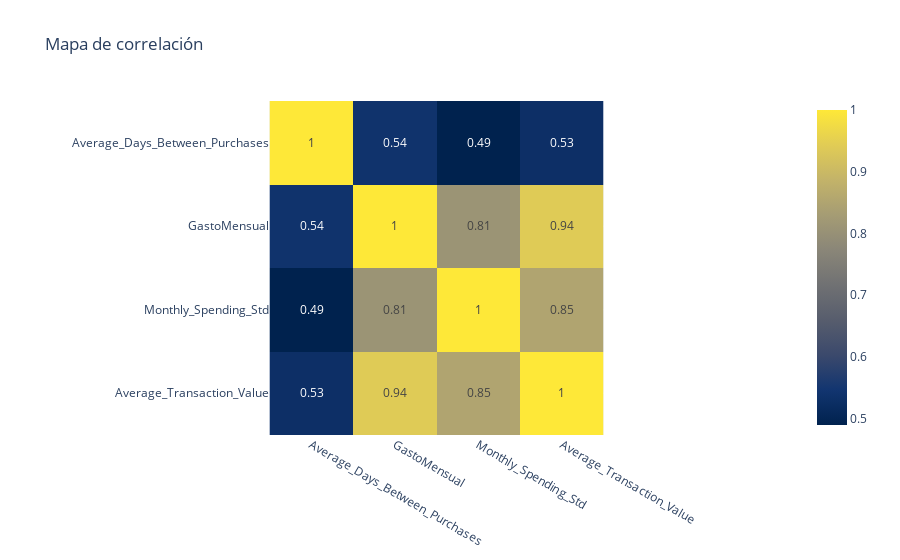

Write notebook code for a chart like this one.
### Code cell
# Mapa de correlacion con plotly
fig = px.imshow(df.drop(columns=['Cluster', 'Latitud', 'Longitud']).corr().round(2), color_continuous_scale='Cividis', title='Mapa de correlación', text_auto=True)
fig.show()

### Figure 1 — Plotly figure (JSON) as saved in the notebook; plotly's stock layout.template omitted (floating-point values rounded to 4 significant figures)
{"data": [{"coloraxis": "coloraxis", "hovertemplate": "x: %{x}<br>y: %{y}<br>color: %{z}<extra></extra>", "name": "0", "texttemplate": "%{z}", "type": "heatmap", "x": ["Average_Days_Between_Purchases", "GastoMensual", "Monthly_Spending_Std", "Average_Transaction_Value"], "xaxis": "x", "y": ["Average_Days_Between_Purchases", "GastoMensual", "Monthly_Spending_Std", "Average_Transaction_Value"], "yaxis": "y", "z": [[1, 0.54, 0.49, 0.53], [0.54, 1, 0.81, 0.94], [0.49, 0.81, 1, 0.85], [0.53, 0.94, 0.85, 1]]}], "layout": {"coloraxis": {"colorscale": [[0, "#00224e"], [0.1111, "#123570"], [0.2222, "#3b496c"], [0.3333, "#575d6d"], [0.4444, "#707173"], [0.5556, "#8a8678"], [0.6667, "#a59c74"], [0.7778, "#c3b369"], [0.8889, "#e1cc55"], [1, "#fee838"]]}, "title": {"text": "Mapa de correlación"}, "xaxis": {"anchor": "y", "constrain": "domain", "domain": [0, 1], "scaleanchor": "y"}, "yaxis": {"anchor": "x", "autorange": "reversed", "constrain": "domain", "domain": [0, 1]}}}
